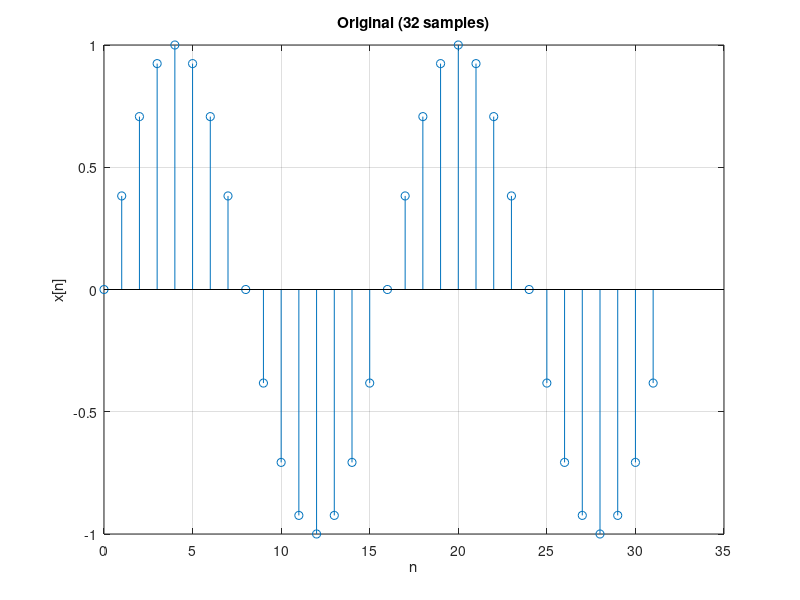
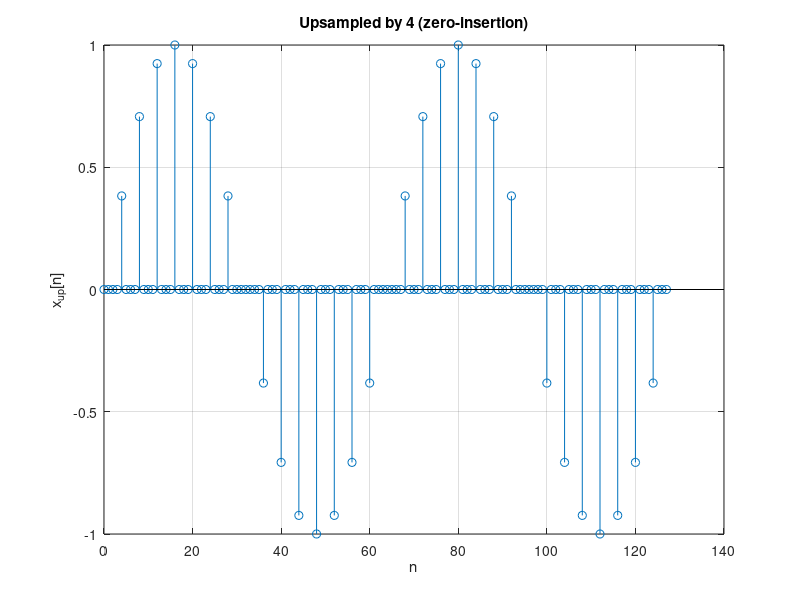
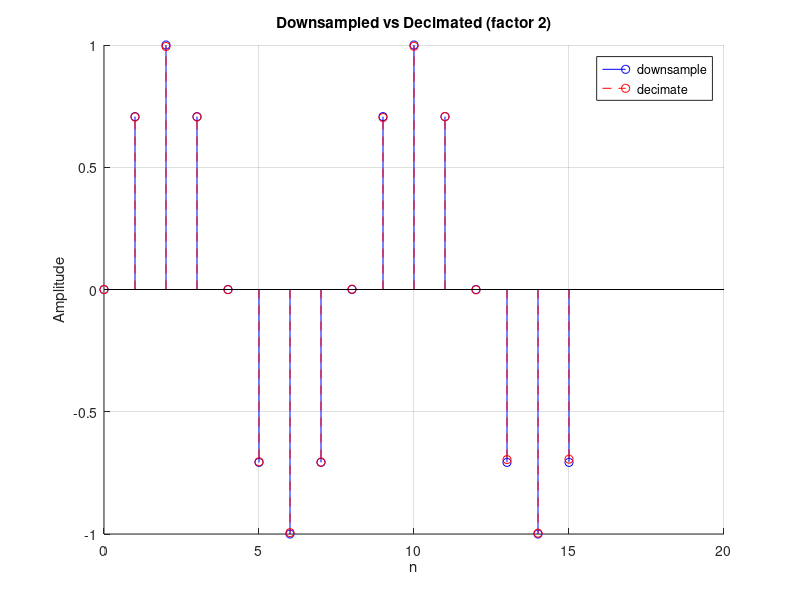

Write the MATLAB code that produced these figures, in order.
% Resampling — Upsample and downsample signals
% Demonstrates upsample, downsample, and decimate.
% Pull toolbox functions (signal, stats, graphics, io) into scope so we
% can call them by short name (fft, butter, plot, std, ...). Without this,
% we'd need fully qualified names like signal.transforms.fft(...).


clear
close all

% Original signal: 32 samples of a sine
n = 0:31;
x = sin(2*pi*n/16);

% Upsample by 4
x_up = upsample(x, 4);

% Downsample by 2
x_down = downsample(x, 2);

% Decimate by 2 (with anti-alias filter)
x_dec = decimate(x, 2);

figure(1)
stem(n, x)
title('Original (32 samples)')
xlabel('n')
ylabel('x[n]')
grid on

figure(2)
stem(0:length(x_up)-1, x_up)
title('Upsampled by 4 (zero-insertion)')
xlabel('n')
ylabel('x_{up}[n]')
grid on

figure(3)
hold on
stem(0:length(x_down)-1, x_down, 'b-')
stem(0:length(x_dec)-1, x_dec, 'r--')
hold off
title('Downsampled vs Decimated (factor 2)')
xlabel('n')
ylabel('Amplitude')
legend('downsample', 'decimate')
grid on
